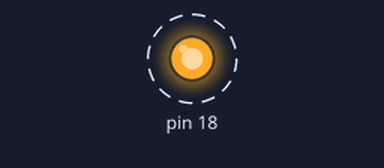
This program was run on a simulated Raspberry Pi (header pin numbers). Shown: output pins drawn as LEDs (lit = HIGH). Dashed ring = blinking. What the program prints to the terminal is not drawn.

Above: at 0.2 s.
Timing chart, 0 to 3.0 s (numbered marks = the images above):
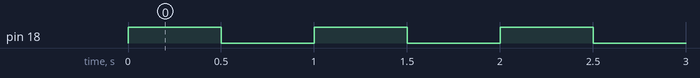

Measured:
- by itself, pin 18: alternates HIGH for 0.50 s and LOW for 0.50 s

The program:

LedBlink.py
```python
import RPi.GPIO as GPIO
import time

try:
    GPIO.setmode(GPIO.BOARD)
    GPIO.setup(18, GPIO.OUT)
    while (True):
        GPIO.output(18, True)
        print "Pin High"
        time.sleep(0.5)
        GPIO.output(18, False)
        print "Pin Low"
        time.sleep(0.5)
except KeyboardInterrupt:
    print "Exiting Program"

except:
    print "Error Occurs, Exiting Program"

finally:
    GPIO.cleanup()
```
